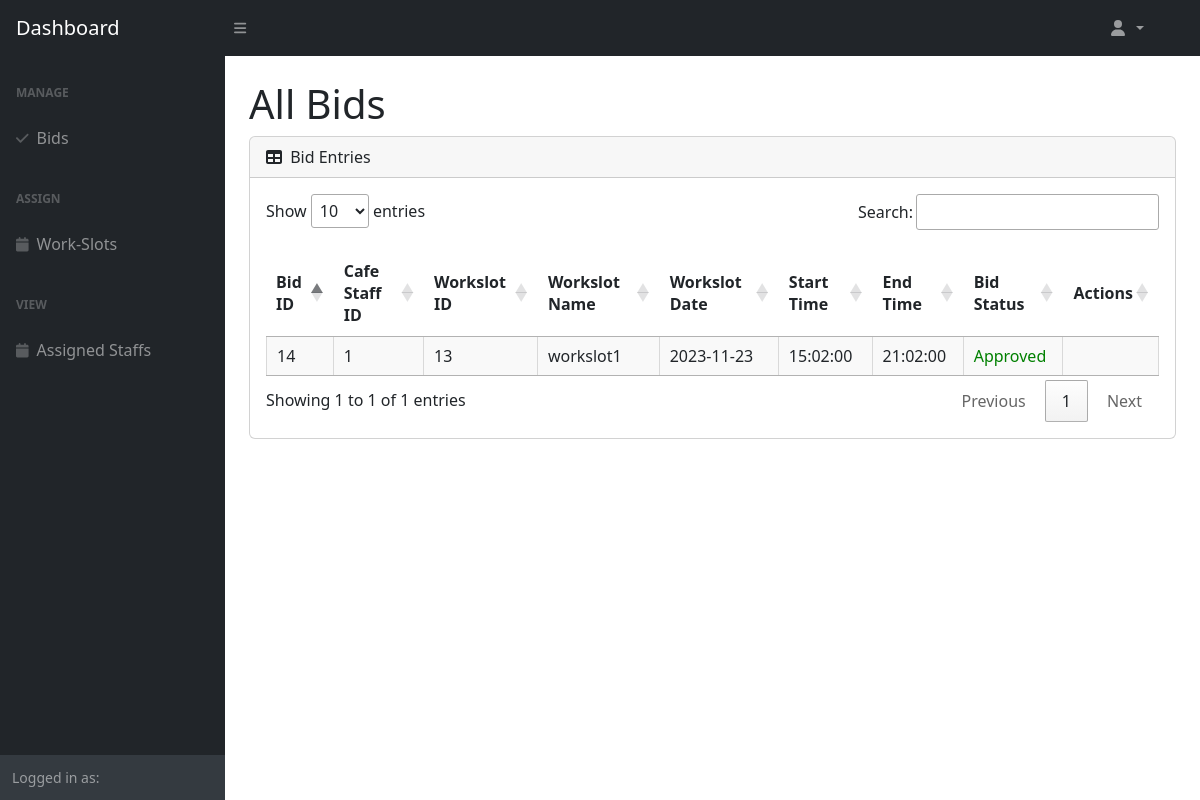
Before: /Boundary/CafeManagerViewBidPage.php with the older database file.
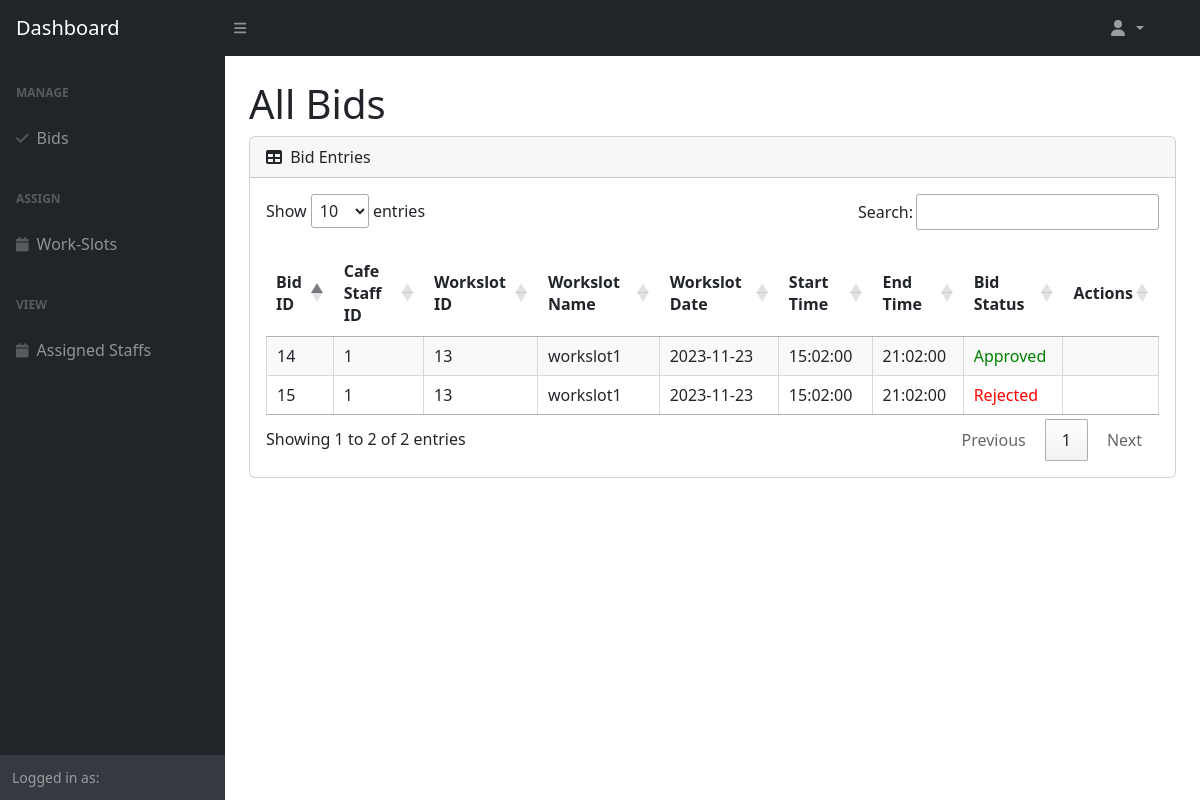
After: the same page with the newer database file.
### tables this page shows
CREATE TABLE `staff_bid_workslot` (
  `staff_bid_workslot_id` int(11) NOT NULL,
  `cafe_staff_id` int(11) NOT NULL,
  `workslot_id` int(11) NOT NULL,
  `bid_role` enum('Chef','Cashier','Waiter') NOT NULL,
  `bid_status` enum('Open','Approved','Rejected') NOT NULL
);

CREATE TABLE `workslot` (
  `workslot_id` int(11) NOT NULL,
  `workslot_name` varchar(255) NOT NULL,
  `chef_qty` int(11) NOT NULL DEFAULT 0,
  `cashier_qty` int(11) NOT NULL DEFAULT 0,
  `waiter_qty` int(11) NOT NULL DEFAULT 0,
  `workslot_date` date NOT NULL,
  `start_time` time NOT NULL,
  `end_time` time NOT NULL
);

### Entity/Bid.php (called while the page is built, shortened)
<?php
class Bid {
    public function getBids() {
        $DAO = new DAO();
        $connection = $DAO->get_connection();
        $sql = "SELECT `staff_bid_workslot_id`, `cafe_staff_id`, `staff_bid_workslot`.`workslot_id`, `workslot_name`, `workslot_date`, `start_time`, `end_time`, `bid_status` FROM `staff_bid_workslot` LEFT JOIN `workslot` ON `staff_bid_workslot`.`workslot_id` = `workslot`.`workslot_id`";
        return $connection->query($sql);
    }
}
?>

### Controller/CafeManagerViewBidController.php (called while the page is built)
<?php
include_once "../Entity/Bid.php";
class CafeManagerViewBidController {
    public function getBids() {
        $bid = new Bid();
        return $bid->getBids();
    }
}
?>

### Boundary/CafeManagerViewBidPage.php (the view, shortened to what this page needs)
<link rel="stylesheet" href="https://cdn.datatables.net/1.13.6/css/jquery.dataTables.min.css">
<link rel="stylesheet" href="https://cdn.jsdelivr.net/npm/sweetalert2@11/dist/sweetalert2.min.css">
<?php
include_once "../Controller/CafeManagerViewBidController.php";
$viewBidController = new CafeManagerViewBidController();
$allBids = $viewBidController->getBids();
?>
<body class="sb-nav-fixed">
    <?php
        require "CafeManagerNav.php";
    ?>
    <div id="layoutSidenav_content">
        <main>
        <div class="container-fluid px-4">
            <h1 class="mt-4">All Bids</h1>
            <div class="card mb-4">
                <div class="card-header">
                    <i class="fas fa-table me-1"></i>
                    Bid Entries
                </div>
                <div class="card-body">
                    <table class="cell-border stripe" id="dataTable" width="100%" cellspacing="0">
                        <thead>
                            <tr>
                                <th>Bid ID</th>
                                <th>Cafe Staff ID</th>
                                <th>Workslot ID</th>
                                <th>Workslot Name</th>
                                <th>Workslot Date</th>
                                <th>Start Time</th>
                                <th>End Time</th>
                                <th>Bid Status</th>
                                <th>Actions</th>
                            </tr>
                        </thead>
                        <tbody>
                            <?php
                            while ($bid = $allBids->fetch_assoc()) {
                                $statusStyle = ($bid['bid_status'] === 'Open' || $bid['bid_status'] === 'Approved') ? 'color: green;' : 'color: red;';
                                echo "<tr>
                                        <td>{$bid['staff_bid_workslot_id']}</td>
                                        <td>{$bid['cafe_staff_id']}</td>
                                        <td>{$bid['workslot_id']}</td>
                                        <td>{$bid['workslot_name']}</td>
                                        <td>{$bid['workslot_date']}</td>
                                        <td>{$bid['start_time']}</td>
                                        <td>{$bid['end_time']}</td>
                                        <td style='{$statusStyle}'>{$bid['bid_status']}</td>
                                        <td>";
                                        echo "</td>";
                                    echo "</tr>";
                            }
                            ?>
                        </tbody>
                    </table>
                </div>
            </div>
        </div>
        </main>
    </div>
</body>

### Boundary/CafeManagerNav.php (shortened to what this page needs)
<!DOCTYPE html>
<html lang="en">
<head>
    <link href="assets/css/styles.css" rel="stylesheet" />
</head>
<nav class="sb-topnav navbar navbar-expand navbar-dark bg-dark">
    <a class="navbar-brand ps-3" href="CafeManagerDashboardPage.php">Dashboard</a>
    <button class="btn btn-link btn-sm order-1 order-lg-0 me-4 me-lg-0" id="sidebarToggle" href="#!"><i class="fas fa-bars"></i></button>
    <form method="post" class="navbar-nav ms-auto ms-md-0 me-3 me-lg-4">
        <ul class="navbar-nav ms-auto ms-md-0 me-3 me-lg-4">
            <li class="nav-item dropdown">
                <a class="nav-link dropdown-toggle" id="navbarDropdown" href="#" role="button" data-bs-toggle="dropdown" aria-expanded="false">
                    <i class="fas fa-user fa-fw"></i>
                </a>
            </li>
        </ul>
    </form>
</nav>
<div id="layoutSidenav">
    <div id="layoutSidenav_nav">
        <nav class="sb-sidenav accordion sb-sidenav-dark" id="sidenavAccordion">
            <div class="sb-sidenav-menu">
                <div class="nav">
                <div class="sb-sidenav-menu-heading">Manage</div>
                    <a class="nav-link" href="CafeManagerViewBidPage.php" aria-expanded="false" aria-controls="collapseLayouts">
                        <div class="sb-nav-link-icon"><i class="fas fa-check"></i></div>
                        Bids
                    </a>
                    <div class="sb-sidenav-menu-heading">Assign</div>
                    <a class="nav-link" href="AssignWorkslotPage.php" aria-expanded="false" aria-controls="collapseLayouts">
                        <div class="sb-nav-link-icon"><i class="fas fa-calendar"></i></div>
                        Work-Slots
                    </a>
                    <div class="sb-sidenav-menu-heading">View</div>
                    <a class="nav-link" href="ViewAssignedStaffPage.php" aria-expanded="false" aria-controls="collapseLayouts">
                        <div class="sb-nav-link-icon"><i class="fas fa-calendar"></i></div>
                        Assigned Staffs
                    </a>
                </div>
            </div>
            <div class="sb-sidenav-footer">
                <div class="small">Logged in as:</div>
            </div>
        </nav>
    </div>
</html>

Changed rows visible on the page:
added staff_bid_workslot: staff_bid_workslot_id "15", cafe_staff "1", workslot "13", workslot.workslot_name "workslot1", workslot.workslot_date "2023-11-23", workslot.start_time "15:02:00", workslot.end_time "21:02:00", bid_status "Rejected"
Other visible differences:
text written by a page script: "Show entries Search: Showing 1 to 1 of 1 entries Previous 1 Next" → "Show entries Search: Showing 1 to 2 of 2 entries Previous 1 Next"
